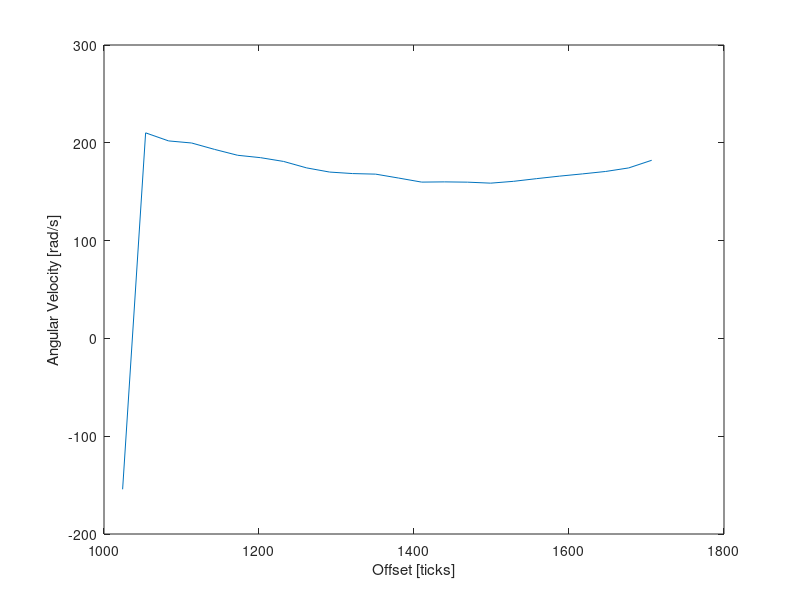

This chart was generated by the following MATLAB code:
%{
% New Salto 4/4/17
intial = [0.0, -76.97625732421875, -103.86262512207031, -100.2130126953125, 0.0, 0.0, 92.48635864257812, 83.75398254394531]
angles = [1706.6875, 1736.3690217391304, 1766.0505434782608, 1795.7320652173912, 1825.4135869565216, 1855.095108695652, 1884.7766304347824, 1914.4581521739128, 1944.1396739130432, 1973.8211956521739, 2003.5027173913043, 2033.1842391304347, 2062.8657608695653, 2092.5472826086952, 2122.228804347826, 2151.9103260869565, 2181.591847826087, 2211.273369565217, 2240.9548913043477, 2270.636413043478, 2300.3179347826085, 2329.999456521739, 2359.6809782608693, 2389.3624999999997]
speeds = [72.18345642089844, 86.40585327148438, 87.02494812011719, 86.76571655273438, 89.56594848632812, 89.22526550292969, 87.99420166015625, 90.07989501953125, 90.852783203125, 86.78326416015625, 88.03741455078125, 86.20997619628906, 86.57341003417969, 88.88883972167969, 85.11129760742188, 83.17082214355469, 85.86592102050781, 87.39704895019531, 87.50749206542969, 86.74920654296875, 87.79411315917969, 85.16329956054688, 85.19273376464844, 82.39785766601562]
%}
%{
% New Salto 4/4/17
initial = [0.0, 0.0, -85.08242797851562, -78.54354858398438, 0.0, 0.0, 79.73983764648438, 83.79031372070312]
angles = [2048.0249999999996, 2077.7065217391305, 2107.388043478261, 2137.0695652173913, 2166.7510869565217, 2196.432608695652, 2226.1141304347825, 2255.795652173913, 2285.4771739130433, 2315.1586956521737, 2344.840217391304, 2374.5217391304345, 2404.203260869565, 2433.8847826086953, 2463.5663043478257, 2493.2478260869566, 2522.929347826087, 2552.610869565217, 2582.292391304348, 2611.973913043478, 2641.6554347826086, 2671.336956521739, 2701.0184782608694, 2730.7]
speeds = [92.96218872070312, 89.9931640625, 90.99333190917969, 91.268310546875, 84.74838256835938, 86.33770751953125, 85.84033203125, 84.82231140136719, 84.66049194335938, 84.18791198730469, 86.9683837890625, 84.63059997558594, 81.51631164550781, 79.91142272949219, 74.878173828125, 67.73989868164062, 65.82048034667969, 0.0, 0.0, 0.0, 0.0, 0.0, 0.0, 0.0]
%}
%{
% New Salto 4/4/17
initial = [0.0, -123.60691833496094, -121.01502990722656, -136.7269744873047, -22.862258911132812, 182.63388061523438, 123.19021606445312, 140.4814453125]
angles = [1365.35, 1395.0315217391305, 1424.7130434782607, 1454.3945652173913, 1484.0760869565215, 1513.7576086956522, 1543.4391304347823, 1573.120652173913, 1602.8021739130431, 1632.4836956521738, 1662.1652173913044, 1691.8467391304346, 1721.5282608695652, 1751.2097826086954, 1780.891304347826, 1810.5728260869566, 1840.2543478260868, 1869.935869565217, 1899.6173913043476, 1929.2989130434783, 1958.9804347826084, 1988.661956521739, 2018.3434782608692, 2048.0249999999996]
speeds = [-140.1286163330078, 0.4819183349609375, 0.50579833984375, 0.0972747802734375, 0.2557220458984375, 1.3331298828125, 1.4406280517578125, 168.1495361328125, 167.98626708984375, 168.25498962402344, 164.21385192871094, 159.0505828857422, 155.85186767578125, 156.30628967285156, 152.41171264648438, 152.17442321777344, 150.65896606445312, 145.34259033203125, 144.5753173828125, 138.59927368164062, 138.1330108642578, 137.45635986328125, 137.32232666015625, 137.29428100585938]
%}
%{
% New Salto 4/4/17
initial = [0.0, 0.0, -22.438186645507812, 0.0, 0.0, 0.0, 44.382904052734375, 0.0]
angles = [1706.6875, 1736.3690217391304, 1766.0505434782608, 1795.7320652173912, 1825.4135869565216, 1855.095108695652, 1884.7766304347824, 1914.4581521739128, 1944.1396739130432, 1973.8211956521739, 2003.5027173913043, 2033.1842391304347, 2062.8657608695653, 2092.5472826086952, 2122.228804347826, 2151.9103260869565, 2181.591847826087, 2211.273369565217, 2240.9548913043477, 2270.636413043478, 2300.3179347826085, 2329.999456521739, 2359.6809782608693, 2389.3624999999997]
speeds = [0.0, 0.0, 0.0, -0.1486358642578125, 0.0, 0.0, 0.0, 0.0, 31.249664306640625, 0.0, 29.8626708984375, 33.136749267578125, 34.586456298828125, 35.541412353515625, 35.01264953613281, 32.415802001953125, 34.383636474609375, 29.889419555664062, 28.33447265625, 24.294387817382812, 25.096145629882812, 23.049652099609375, 0.0110931396484375, 0.0]
%2093
%}
%{
% New Salto 4/4/17
initial = [0.0, 0.0, -29.3466796875, 0.0, 0.0, 0.0, 46.19441223144531, 34.329254150390625]
angles = [1706.6875, 1736.3690217391304, 1766.0505434782608, 1795.7320652173912, 1825.4135869565216, 1855.095108695652, 1884.7766304347824, 1914.4581521739128, 1944.1396739130432, 1973.8211956521739, 2003.5027173913043, 2033.1842391304347, 2062.8657608695653, 2092.5472826086952, 2122.228804347826, 2151.9103260869565, 2181.591847826087, 2211.273369565217, 2240.9548913043477, 2270.636413043478, 2300.3179347826085, 2329.999456521739, 2359.6809782608693, 2389.3624999999997]
speeds = [0.0, 0.0, 0.0, 0.0, 31.208648681640625, 31.02838134765625, 36.52073669433594, 41.23211669921875, 44.27655029296875, 49.25958251953125, 53.49656677246094, 57.83595275878906, 56.97886657714844, 58.81794738769531, 57.127410888671875, 51.64202880859375, 48.62841796875, 46.587493896484375, 46.206451416015625, 46.369232177734375, 42.81756591796875, 38.85636901855469, 32.803009033203125, 31.022796630859375]
%2093
%}
%{
% New Salto 4/6/17
initial = [53.894073486328125, 0.0, 0.0, 0.0, 0.0, -48.60723876953125, 0.0, 0.0]
angles = [2389.3624999999997, 2419.0440217391306, 2448.7255434782605, 2478.4070652173914, 2508.0885869565213, 2537.770108695652, 2567.451630434782, 2597.133152173913, 2626.814673913043, 2656.496195652174, 2686.177717391304, 2715.8592391304346, 2745.540760869565, 2775.2222826086954, 2804.903804347826, 2834.5853260869567, 2864.2668478260866, 2893.948369565217, 2923.6298913043474, 2953.3114130434783, 2982.9929347826087, 3012.6744565217386, 3042.355978260869, 3072.0375]
speeds = [0.0, 0.0, 0.0, 0.0, 0.0, 0.0, 0.0, 0.0, 0.0, 83.35585021972656, 60.18695068359375, 75.03581237792969, 71.92204284667969, 70.8975830078125, 60.28492736816406, 61.65165710449219, 64.35359191894531, 54.08067321777344, 47.096771240234375, 49.48492431640625, 44.541900634765625, 48.28045654296875, 39.40348815917969, 32.75370788574219]
%}
%{
% New Salto 4/6/17
initial = [43.47816467285156, 43.18670654296875, 0.0, 0.0, -18.065017700195312, -14.6170654296875, 0.0, 0.0]
angles = [2389.3624999999997, 2419.0440217391306, 2448.7255434782605, 2478.4070652173914, 2508.0885869565213, 2537.770108695652, 2567.451630434782, 2597.133152173913, 2626.814673913043, 2656.496195652174, 2686.177717391304, 2715.8592391304346, 2745.540760869565, 2775.2222826086954, 2804.903804347826, 2834.5853260869567, 2864.2668478260866, 2893.948369565217, 2923.6298913043474, 2953.3114130434783, 2982.9929347826087, 3012.6744565217386, 3042.355978260869, 3072.0375]
speeds = [0.0, 0.0, 0.0, 0.0, 0.0, 0.0, 0.0, 17.215988159179688, 27.325897216796875, 25.433929443359375, 32.45652770996094, 36.28761291503906, 39.197540283203125, 34.95191955566406, 34.2171630859375, 29.807113647460938, 31.813064575195312, 30.95159912109375, 31.07403564453125, 31.665847778320312, 27.338180541992188, 30.438629150390625, 26.751358032226562, 22.835357666015625]
%}
%{
% New Salto 4/6/17
initial = [0.0, 1.6356353759765625, 0.0, 0.0, -17.25030517578125, -18.853515625, 0.0, 0.0]
angles = [0.0, 29.68152173913043, 59.36304347826086, 89.0445652173913, 118.72608695652173, 148.40760869565216, 178.0891304347826, 207.77065217391305, 237.45217391304345, 267.13369565217386, 296.8152173913043, 326.4967391304348, 356.1782608695652, 385.8597826086956, 415.5413043478261, 445.2228260869565, 474.9043478260869, 504.5858695652173, 534.2673913043477, 563.9489130434782, 593.6304347826086, 623.311956521739, 652.9934782608696, 682.675]
speeds = [1.44183349609375, 5.80419921875, 23.260543823242188, 5.075286865234375, 5.78765869140625, 6.69873046875, 15.718887329101562, 6.358489990234375, 7.4861907958984375, 8.683197021484375, 16.661529541015625, 1.7981414794921875, 1.96954345703125, 0.4851837158203125, 0.10369873046875, 0.47772216796875, 0.4288330078125, 0.0, 0.0, 0.0, 0.0, 0.0, 0.0, 0.0]
%}
%{
% New Salto 4/6/17
initial = [2.310943603515625, 20.203964233398438, 0.0, 0.0, -2.3038787841796875, -26.560775756835938, 0.0, 0.0]
angles = [0.0, 29.68152173913043, 59.36304347826086, 89.0445652173913, 118.72608695652173, 148.40760869565216, 178.0891304347826, 207.77065217391305, 237.45217391304345, 267.13369565217386, 296.8152173913043, 326.4967391304348, 356.1782608695652, 385.8597826086956, 415.5413043478261, 445.2228260869565, 474.9043478260869, 504.5858695652173, 534.2673913043477, 563.9489130434782, 593.6304347826086, 623.311956521739, 652.9934782608696, 682.675]
speeds = [39.11053466796875, 26.595230102539062, 30.614349365234375, 37.57493591308594, 37.32707214355469, 39.6702880859375, 34.75526428222656, 23.888641357421875, 26.387298583984375, 29.596633911132812, 36.66259765625, 9.986236572265625, 17.2445068359375, 5.13946533203125, 3.9791412353515625, 0.7415618896484375, 1.680938720703125, 1.405670166015625, 0.0, 0.7047119140625, 0.0, 0.0, 0.0, 0.0]
%}
%{
% Filming repairs 4/11/17
initial = [0.0, -3.7494964599609375, 0.0, 0.0, 0.1343841552734375, 0.0, 13.94708251953125, 0.362701416015625]
angles = [1706.6875, 1736.3690217391304, 1766.0505434782608, 1795.7320652173912, 1825.4135869565216, 1855.095108695652, 1884.7766304347824, 1914.4581521739128, 1944.1396739130432, 1973.8211956521739, 2003.5027173913043, 2033.1842391304347, 2062.8657608695653, 2092.5472826086952, 2122.228804347826, 2151.9103260869565, 2181.591847826087, 2211.273369565217, 2240.9548913043477, 2270.636413043478, 2300.3179347826085, 2329.999456521739, 2359.6809782608693, 2389.3624999999997]
speeds = [0.0, -0.08648681640625, 0.2772369384765625, 0.0623626708984375, 0.0, 0.0, 8.499374389648438, 6.0113067626953125, 5.7776031494140625, 8.199630737304688, 6.098876953125, 0.0, 5.550323486328125, 0.0571441650390625, 0.3471527099609375, 0.0, 0.0, 0.0624237060546875, 0.0, 0.0, 0.42095947265625, 0.0, 0.0, 0.0]
% 1974
%}
%{
% Filming repairs 4/11/17
initial = [0.0, -28.941757202148438, -10.250335693359375, 0.0, 0.0, 24.510711669921875, 26.952117919921875, 0.0]
angles = [1706.6875, 1736.3690217391304, 1766.0505434782608, 1795.7320652173912, 1825.4135869565216, 1855.095108695652, 1884.7766304347824, 1914.4581521739128, 1944.1396739130432, 1973.8211956521739, 2003.5027173913043, 2033.1842391304347, 2062.8657608695653, 2092.5472826086952, 2122.228804347826, 2151.9103260869565, 2181.591847826087, 2211.273369565217, 2240.9548913043477, 2270.636413043478, 2300.3179347826085, 2329.999456521739, 2359.6809782608693, 2389.3624999999997]
speeds = [23.4554443359375, 21.330337524414062, 25.059432983398438, 19.062850952148438, 25.77752685546875, 25.5224609375, 22.782012939453125, 21.364608764648438, 24.029495239257812, 25.4287109375, 29.444015502929688, 29.488510131835938, 31.699752807617188, 25.414993286132812, 26.4727783203125, 30.140548706054688, 31.8651123046875, 28.716934204101562, 26.562301635742188, 26.57550048828125, -0.0870513916015625, 0.0, 0.0, 0.0]
% Used previous calibration's 1974.
%}
%{
% Reterminated motor 4/17/17
initial = [-0.1867523193359375, 180.68418884277344, 154.08993530273438, 184.35426330566406, 0.0, -185.25253295898438, -154.57847595214844, -178.0906219482422]
angles = [682.675, 712.3565217391304, 742.0380434782608, 771.7195652173912, 801.4010869565216, 831.0826086956522, 860.7641304347826, 890.445652173913, 920.1271739130434, 949.8086956521738, 979.4902173913042, 1009.1717391304346, 1038.8532608695652, 1068.5347826086954, 1098.216304347826, 1127.8978260869565, 1157.5793478260869, 1187.2608695652173, 1216.9423913043477, 1246.6239130434783, 1276.3054347826085, 1305.986956521739, 1335.6684782608695, 1365.35]
speeds = [154.2475128173828, 155.0995635986328, 156.58045959472656, 161.86709594726562, 165.7205047607422, 169.43809509277344, 170.46023559570312, 176.9060821533203, 183.86480712890625, 185.05502319335938, 184.98065185546875, 184.98789978027344, 184.76101684570312, 181.71347045898438, 170.39414978027344, 166.79132080078125, 0.0, 0.0, 0.0, 0.0, 0.0, 43.28828430175781, 0.0, 0.0]%}
%}
%{
% First reterminated motor 5/23/17
initial = [-92.5809326171875, 0.0, 0.0, 64.9716796875, 55.19793701171875, 0.0, 0.0, -50.673248291015625]
angles = [682.675, 712.3565217391304, 742.0380434782608, 771.7195652173912, 801.4010869565216, 831.0826086956522, 860.7641304347826, 890.445652173913, 920.1271739130434, 949.8086956521738, 979.4902173913042, 1009.1717391304346, 1038.8532608695652, 1068.5347826086954, 1098.216304347826, 1127.8978260869565, 1157.5793478260869, 1187.2608695652173, 1216.9423913043477, 1246.6239130434783, 1276.3054347826085, 1305.986956521739, 1335.6684782608695, 1365.35]
speeds = [-52.45481872558594, 70.17196655273438, 71.05220031738281, 66.03884887695312, 69.41958618164062, 71.36550903320312, 62.984283447265625, 65.24636840820312, 61.48289489746094, 63.03875732421875, 60.54084777832031, 61.95465087890625, 59.30827331542969, 59.78599548339844, 47.67146301269531, 49.80537414550781, 40.43489074707031, 38.630859375, 25.6392822265625, 0.0, 0.0, 0.0, 0.0, 0.0]
%}
%{
% Second reterminated motor 5/23/17
initial = [0.0, -34.35943603515625, 0.0, 0.0, 63.77311706542969, 37.17718505859375, 0.0, 0.0]
angles = [1024.0124999999998, 1053.6940217391304, 1083.3755434782609, 1113.0570652173913, 1142.7385869565217, 1172.420108695652, 1202.1016304347825, 1231.7831521739129, 1261.4646739130435, 1291.146195652174, 1320.8277173913043, 1350.5092391304347, 1380.190760869565, 1409.8722826086955, 1439.553804347826, 1469.2353260869565, 1498.916847826087, 1528.5983695652171, 1558.2798913043478, 1587.9614130434782, 1617.6429347826086, 1647.324456521739, 1677.0059782608694, 1706.6875]
speeds = [-64.88038635253906, 70.68954467773438, 72.78648376464844, 69.27656555175781, 75.64894104003906, 63.88127136230469, 66.552734375, 62.83209228515625, 67.67041015625, 64.17164611816406, 63.46484375, 61.7283935546875, 45.94789123535156, 33.246429443359375, 31.298751831054688, 0.0, 0.0, 0.0, 0.0, 0.0, 0.0, 0.0, 0.0, 0.0]
%}
%{
% Reterminated motor 5/25/17
initial = [181.60882568359375, 93.166748046875, 86.87542724609375, 0.0, -87.81202697753906, -88.58224487304688, 0.0, 0.0]
angles = [2389.3624999999997, 2419.0440217391306, 2448.7255434782605, 2478.4070652173914, 2508.0885869565213, 2537.770108695652, 2567.451630434782, 2597.133152173913, 2626.814673913043, 2656.496195652174, 2686.177717391304, 2715.8592391304346, 2745.540760869565, 2775.2222826086954, 2804.903804347826, 2834.5853260869567, 2864.2668478260866, 2893.948369565217, 2923.6298913043474, 2953.3114130434783, 2982.9929347826087, 3012.6744565217386, 3042.355978260869, 3072.0375]
speeds = [97.11738586425781, 101.69635009765625, 94.00157165527344, 94.13046264648438, 98.22285461425781, 93.20262145996094, 95.53562927246094, 92.00877380371094, 92.816162109375, 94.32925415039062, 91.65638732910156, 92.24885559082031, 93.47648620605469, 95.88420104980469, 100.95567321777344, 92.31340026855469, 85.42784118652344, 80.71287536621094, 76.80496215820312, 64.15888977050781, 57.23779296875, 0.0, 0.0, 0.0]
%}
%{
%Salto new 5/31/17
initial = [0.0, 0.0, -133.73580932617188, -150.73989868164062, -0.42816162109375, 57.7283935546875, 126.03584289550781, 109.40672302246094]
angles = [1706.6875, 1736.3690217391304, 1766.0505434782608, 1795.7320652173912, 1825.4135869565216, 1855.095108695652, 1884.7766304347824, 1914.4581521739128, 1944.1396739130432, 1973.8211956521739, 2003.5027173913043, 2033.1842391304347, 2062.8657608695653, 2092.5472826086952, 2122.228804347826, 2151.9103260869565, 2181.591847826087, 2211.273369565217, 2240.9548913043477, 2270.636413043478, 2300.3179347826085, 2329.999456521739, 2359.6809782608693, 2389.3624999999997]
speeds = [0.0, 115.11711120605469, 116.92463684082031, 121.0443115234375, 118.72532653808594, 121.66595458984375, 114.13160705566406, 112.29374694824219, 110.22407531738281, 111.38523864746094, 107.01521301269531, 101.07562255859375, 97.4228515625, 100.21124267578125, 90.11215209960938, 88.16691589355469, 78.77020263671875, 63.416168212890625, 45.39692687988281, 0.0, 0.0, 0.0, 0.0, 0.0]
%}
%{
% Santa recalibration after magnet fell off 6/20/17
initial = [0.0, -150.0764617919922, -74.76988220214844, 0.3713531494140625, 103.21987915039062, 51.606903076171875, 0.0, 0.0]
angles = [1024.0124999999998, 1053.6940217391304, 1083.3755434782609, 1113.0570652173913, 1142.7385869565217, 1172.420108695652, 1202.1016304347825, 1231.7831521739129, 1261.4646739130435, 1291.146195652174, 1320.8277173913043, 1350.5092391304347, 1380.190760869565, 1409.8722826086955, 1439.553804347826, 1469.2353260869565, 1498.916847826087, 1528.5983695652171, 1558.2798913043478, 1587.9614130434782, 1617.6429347826086, 1647.324456521739, 1677.0059782608694, 1706.6875]
speeds = [-83.33837890625, 57.565887451171875, 45.2308349609375, 53.14356994628906, 60.26045227050781, 50.9530029296875, 46.19854736328125, 40.62480163574219, 37.02915954589844, 53.98785400390625, 37.92570495605469, 0.0, 0.0, 0.0, 0.0, 0.0, 0.0, 0.0, 0.0, 0.2236480712890625, 0.0, 0.0, 0.0, 0.0]
%}
%{
% Dasher initial calibration 7/31/17
initial = [0.0, 0.0, 0.0, 0.0, 0.0, -0.0946807861328125, -0.059539794921875, -1.184967041015625]
angles = [2389.3624999999997, 2419.0440217391306, 2448.7255434782605, 2478.4070652173914, 2508.0885869565213, 2537.770108695652, 2567.451630434782, 2597.133152173913, 2626.814673913043, 2656.496195652174, 2686.177717391304, 2715.8592391304346, 2745.540760869565, 2775.2222826086954, 2804.903804347826, 2834.5853260869567, 2864.2668478260866, 2893.948369565217, 2923.6298913043474, 2953.3114130434783, 2982.9929347826087, 3012.6744565217386, 3042.355978260869, 3072.0375]
speeds = [0.0, 0.0, 0.0229949951171875, 0.0004730224609375, 16.25885009765625, 0.084747314453125, 0.0, 44.40687561035156, 21.193862915039062, 0.0, 49.92681884765625, 17.691131591796875, 0.0, 0.0, 0.0, 0.0, 0.0, 0.0, 0.0, 0.0, -4.57763671875e-05, 0.0, 0.0, 0.0]
%}
%{
% Dasher initial calibration 7/31/17
initial = [0.0, 0.0, 0.0, 64.55497741699219, 0.0, 0.0, -70.54634094238281, 0.0]
angles = [682.675, 712.3565217391304, 742.0380434782608, 771.7195652173912, 801.4010869565216, 831.0826086956522, 860.7641304347826, 890.445652173913, 920.1271739130434, 949.8086956521738, 979.4902173913042, 1009.1717391304346, 1038.8532608695652, 1068.5347826086954, 1098.216304347826, 1127.8978260869565, 1157.5793478260869, 1187.2608695652173, 1216.9423913043477, 1246.6239130434783, 1276.3054347826085, 1305.986956521739, 1335.6684782608695, 1365.35]
speeds = [0.04913330078125, 52.762786865234375, 62.19560241699219, 53.190704345703125, 55.311309814453125, 47.19029235839844, 48.30194091796875, 48.74798583984375, 46.42924499511719, 0.0, 0.0, 76.56524658203125, 64.64450073242188, 51.58271789550781, 46.202423095703125, 42.2724609375, 0.0, 0.0, 0.0, 0.0, 0.0, 0.0156097412109375, 0.0, 0.0]
%}
%{
% Dasher initial calibration 7/31/17
initial = [0.0, 0.0, 0.0, 0.0, -66.42721557617188, -71.76521301269531, 0.0, 0.0]
angles = [2389.3624999999997, 2419.0440217391306, 2448.7255434782605, 2478.4070652173914, 2508.0885869565213, 2537.770108695652, 2567.451630434782, 2597.133152173913, 2626.814673913043, 2656.496195652174, 2686.177717391304, 2715.8592391304346, 2745.540760869565, 2775.2222826086954, 2804.903804347826, 2834.5853260869567, 2864.2668478260866, 2893.948369565217, 2923.6298913043474, 2953.3114130434783, 2982.9929347826087, 3012.6744565217386, 3042.355978260869, 3072.0375]
speeds = [96.21916198730469, 74.47756958007812, 71.16023254394531, 80.44009399414062, 70.61152648925781, 74.03877258300781, 70.43547058105469, 78.57044982910156, 69.4305419921875, 71.52210998535156, 68.23793029785156, 69.47691345214844, 64.75753784179688, 68.97236633300781, 61.511383056640625, 56.63127136230469, 56.94419860839844, 43.02241516113281, 43.038848876953125, 0.0, 0.0, 0.0, 0.0, 0.0]
%}
%{a
% New motor calibration 8/5/17
initial = [0.0, -176.01678466796875, -167.34317016601562, -216.0853271484375, 208.20970153808594, 163.00460815429688, 184.98974609375, 108.85086059570312]
angles = [1024.0124999999998, 1053.6940217391304, 1083.3755434782609, 1113.0570652173913, 1142.7385869565217, 1172.420108695652, 1202.1016304347825, 1231.7831521739129, 1261.4646739130435, 1291.146195652174, 1320.8277173913043, 1350.5092391304347, 1380.190760869565, 1409.8722826086955, 1439.553804347826, 1469.2353260869565, 1498.916847826087, 1528.5983695652171, 1558.2798913043478, 1587.9614130434782, 1617.6429347826086, 1647.324456521739, 1677.0059782608694, 1706.6875]
speeds = [-154.2852783203125, 210.17816162109375, 201.93238830566406, 199.80580139160156, 193.24220275878906, 187.24893188476562, 184.78939819335938, 180.9352569580078, 174.34356689453125, 170.07968139648438, 168.54258728027344, 167.96107482910156, 163.9544219970703, 159.81350708007812, 160.04437255859375, 159.75636291503906, 158.7473907470703, 160.62890625, 163.36557006835938, 165.93678283691406, 168.2346649169922, 170.69766235351562, 174.31317138671875, 182.12701416015625]
%}

figure(1)
clf
plot(angles,speeds)
xlabel('Offset [ticks]')
ylabel('Angular Velocity [rad/s]')

